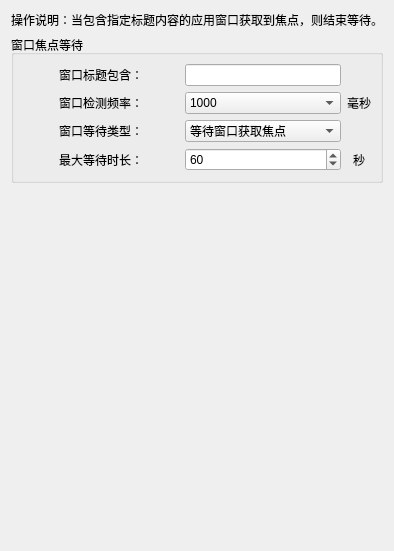
       <widget class="QWidget" name="tab_42">
        <attribute name="title">
         <string>窗口焦点等待</string>
        </attribute>
        <layout class="QVBoxLayout" name="verticalLayout_38">
         <item>
          <widget class="QLabel" name="label_165">
           <property name="sizePolicy">
            <sizepolicy hsizetype="Preferred" vsizetype="Preferred">
             <horstretch>0</horstretch>
             <verstretch>0</verstretch>
            </sizepolicy>
           </property>
           <property name="text">
            <string>操作说明：当包含指定标题内容的应用窗口获取到焦点，则结束等待。</string>
           </property>
           <property name="alignment">
            <set>Qt::AlignmentFlag::AlignCenter</set>
           </property>
           <property name="wordWrap">
            <bool>false</bool>
           </property>
           <property name="margin">
            <number>0</number>
           </property>
           <property name="indent">
            <number>-1</number>
           </property>
           <property name="openExternalLinks">
            <bool>false</bool>
           </property>
          </widget>
         </item>
         <item>
          <widget class="QGroupBox" name="groupBox_70">
           <property name="title">
            <string>窗口焦点等待</string>
           </property>
           <layout class="QGridLayout" name="gridLayout_68" columnstretch="3,3,0">
            <item row="0" column="0">
             <widget class="QLabel" name="label_20">
              <property name="text">
               <string>窗口标题包含：</string>
              </property>
              <property name="alignment">
               <set>Qt::AlignmentFlag::AlignCenter</set>
              </property>
             </widget>
            </item>
            <item row="0" column="1">
             <widget class="QLineEdit" name="lineEdit_18"/>
            </item>
            <item row="1" column="2">
             <widget class="QLabel" name="label_169">
              <property name="text">
               <string>毫秒</string>
              </property>
              <property name="alignment">
               <set>Qt::AlignmentFlag::AlignCenter</set>
              </property>
             </widget>
            </item>
            <item row="4" column="0">
             <widget class="QLabel" name="label_170">
              <property name="text">
               <string>最大等待时长：</string>
              </property>
              <property name="alignment">
               <set>Qt::AlignmentFlag::AlignCenter</set>
              </property>
             </widget>
            </item>
            <item row="1" column="0">
             <widget class="QLabel" name="label_168">
              <property name="text">
               <string>窗口检测频率：</string>
              </property>
              <property name="alignment">
               <set>Qt::AlignmentFlag::AlignCenter</set>
              </property>
             </widget>
            </item>
            <item row="4" column="2">
             <widget class="QLabel" name="label_171">
              <property name="text">
               <string>秒</string>
              </property>
              <property name="alignment">
               <set>Qt::AlignmentFlag::AlignCenter</set>
              </property>
             </widget>
            </item>
            <item row="4" column="1">
             <widget class="QSpinBox" name="spinBox_28">
              <property name="maximum">
               <number>100000</number>
              </property>
              <property name="value">
               <number>60</number>
              </property>
             </widget>
            </item>
            <item row="1" column="1">
             <widget class="QComboBox" name="comboBox_68">
              <item>
               <property name="text">
                <string>1000</string>
               </property>
              </item>
              <item>
               <property name="text">
                <string>500</string>
               </property>
              </item>
              <item>
               <property name="text">
                <string>200</string>
               </property>
              </item>
              <item>
               <property name="text">
                <string>100</string>
               </property>
              </item>
              <item>
               <property name="text">
                <string>50</string>
               </property>
              </item>
             </widget>
            </item>
            <item row="2" column="0">
             <widget class="QLabel" name="label_166">
              <property name="text">
               <string>窗口等待类型：</string>
              </property>
              <property name="alignment">
               <set>Qt::AlignmentFlag::AlignCenter</set>
              </property>
             </widget>
            </item>
            <item row="2" column="1">
             <widget class="QComboBox" name="comboBox_69">
              <item>
               <property name="text">
                <string>等待窗口获取焦点</string>
               </property>
              </item>
              <item>
               <property name="text">
                <string>等待窗口失去焦点</string>
               </property>
              </item>
             </widget>
            </item>
           </layout>
          </widget>
         </item>
         <item>
          <spacer name="verticalSpacer_37">
           <property name="orientation">
            <enum>Qt::Orientation::Vertical</enum>
           </property>
           <property name="sizeHint" stdset="0">
            <size>
             <width>20</width>
             <height>357</height>
            </size>
           </property>
          </spacer>
         </item>
        </layout>
       </widget>
